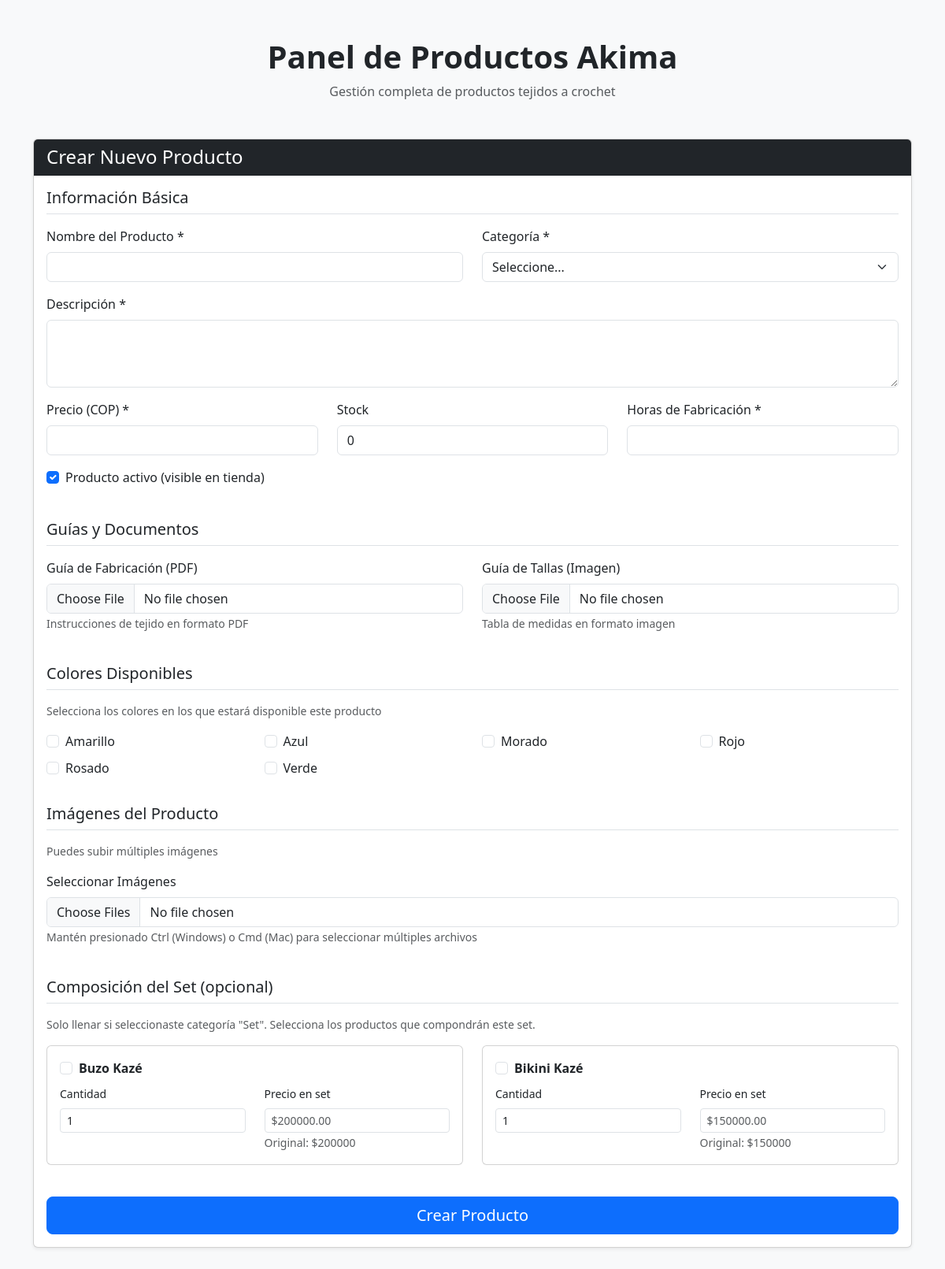
The app's page /new_product/, older data.
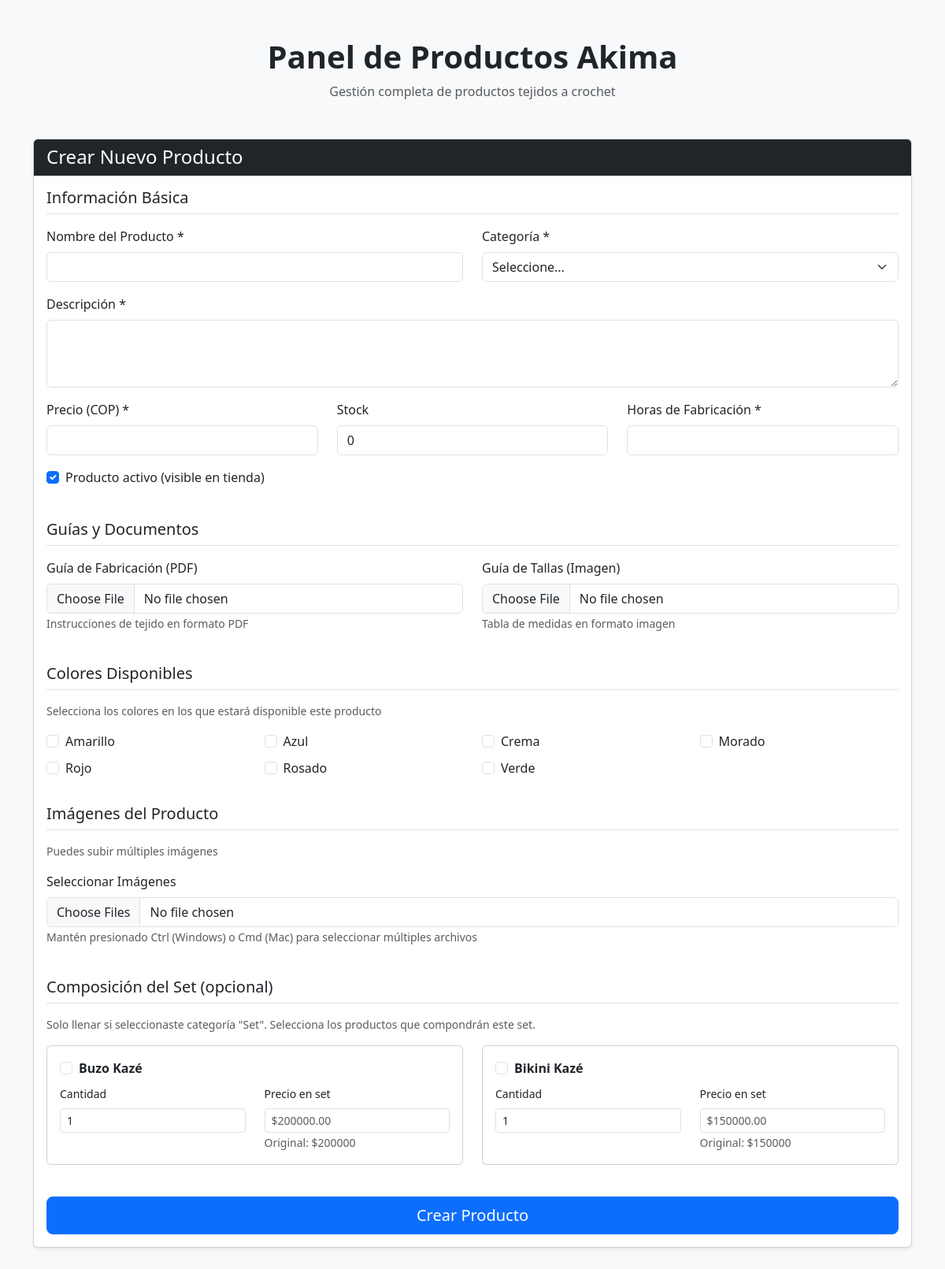
The same page, newer data.
### crochet/models.py (models this page shows, shortened)
class ColorGeneral(models.Model):
    nombre = models.CharField('Nombre del Color', max_length=50, unique=True)
    class Meta:
        db_table = 'color_general'

class Producto(models.Model):
    CATEGORIAS = [
        ('Bikini', 'Bikini'),
        ('Top', 'Top'),
        ('Falda', 'Falda'),
        ('Buzo', 'Buzo'),
        ('Vestido', 'Vestido'),
        ('Short', 'Short'),
        ('Set', 'Set'),
        ('Accesorio', 'Accesorio'),
        ('Pantalón', 'Pantalón'),
        ('Camisa', 'Camisa'),
        ('Otro', 'Otro'),
    ]
    categoria = models.CharField('Categoría', max_length=20, choices=CATEGORIAS)
    nombre = models.CharField('Nombre', max_length=150)
    descripcion = models.TextField('Descripción')
    precio = models.DecimalField('Precio', max_digits=10, decimal_places=2, validators=[MinValueValidator(Decimal('0.00'))])
    stock = models.IntegerField('Stock', default=0, validators=[MinValueValidator(0)])
    tiempo_fabricacion = models.IntegerField('Tiempo de Fabricación (horas)', validators=[MinValueValidator(0)])
    activo = models.BooleanField('Activo', default=True)
    guia_fabricacion = models.FileField(upload_to='guias/fabricacion/', blank=True, null=True)
    guia_tallas = models.ImageField(upload_to='guias/tallas/', blank=True, null=True)
    class Meta:
        db_table = 'producto'

### crochet/views.py (the view, shortened to what this page needs)
# urls.py: path('new_product/',crochetViews.new_product,name='new_product'),
def new_product(request):
    context = {
        'productos': Producto.objects.all().prefetch_related(
            'colores__id_color_general',
            'imagenes',
            'componentes_set__id_producto_individual'
        ),
        'colores': ColorGeneral.objects.all().order_by('nombre'),
        'productos_individuales': Producto.objects.exclude(categoria='Set').filter(activo=True)
    }
    return render(request, 'new_product.html', context)

### crochet/templates/new_product.html (shortened to what the changed rows need)
<!DOCTYPE html>
<html lang="es">
<head>
    <link href="https://cdn.jsdelivr.net/npm/bootstrap@5.3.8/dist/css/bootstrap.min.css" rel="stylesheet">
</head>
<body class="bg-light">
<div class="container py-5">
    <div class="text-center mb-5">
        <h1 class="fw-bold">Panel de Productos Akima</h1>
    </div>
    <div class="card shadow-sm mb-5">
        <div class="card-body">
            <form method="POST" enctype="multipart/form-data">
                <div class="row mb-4">
                    <div class="col-12">
                        <div class="row">
                            {% for color in colores %}
                            <div class="col-md-3 mb-2">
                                <div class="form-check">
                                    <input class="form-check-input" type="checkbox"
                                           name="colores" value="{{ color.id }}"
                                           id="color_{{ color.id }}">
                                    <label class="form-check-label" for="color_{{ color.id }}">
                                        {{ color.nombre }}
                                    </label>
                                </div>
                            </div>
                            {% endfor %}
                        </div>
                    </div>
                </div>
                <div class="row mb-4">
                    <div class="col-12">
                        <div class="row">
                            {% for producto in productos_individuales %}
                            <div class="col-md-6 mb-3">
                                <div class="card">
                                    <div class="card-body">
                                        <div class="form-check mb-2">
                                            <input class="form-check-input" type="checkbox"
                                                name="set_productos" value="{{ producto.id }}"
                                                id="set_prod_{{ producto.id }}">
                                            <label class="form-check-label fw-bold" for="set_prod_{{ producto.id }}">
                                                {{ producto.nombre }}
                                            </label>
                                        </div>
                                        <div class="row">
                                            <div class="col-6">
                                                <label class="form-label small">Cantidad</label>
                                                <input type="number" class="form-control form-control-sm"
                                                    name="set_cantidad_{{ producto.id }}"
                                                    min="1" value="1">
                                            </div>
                                            <div class="col-6">
                                                <label class="form-label small">Precio en set</label>
                                                <input type="number" class="form-control form-control-sm"
                                                    name="set_precio_{{ producto.id }}"
                                                    step="0.01" min="0"
                                                    placeholder="${{ producto.precio }}">
                                                <small class="text-muted">Original: ${{ producto.precio|floatformat:0 }}</small>
                                            </div>
                                        </div>
                                    </div>
                                </div>
                            </div>
                            {% empty %}
                            <div class="col-12">
                                <div class="alert alert-warning">
                                    No hay productos individuales creados aún. Crea primero los productos individuales antes de crear un set.
                                </div>
                            </div>
                            {% endfor %}
                        </div>
                    </div>
                </div>
            </form>
        </div>
    </div>
</div>
</body>
</html>

Row changes from the older to the newer data that the page shows:
added ColorGeneral: nombre "Crema"
